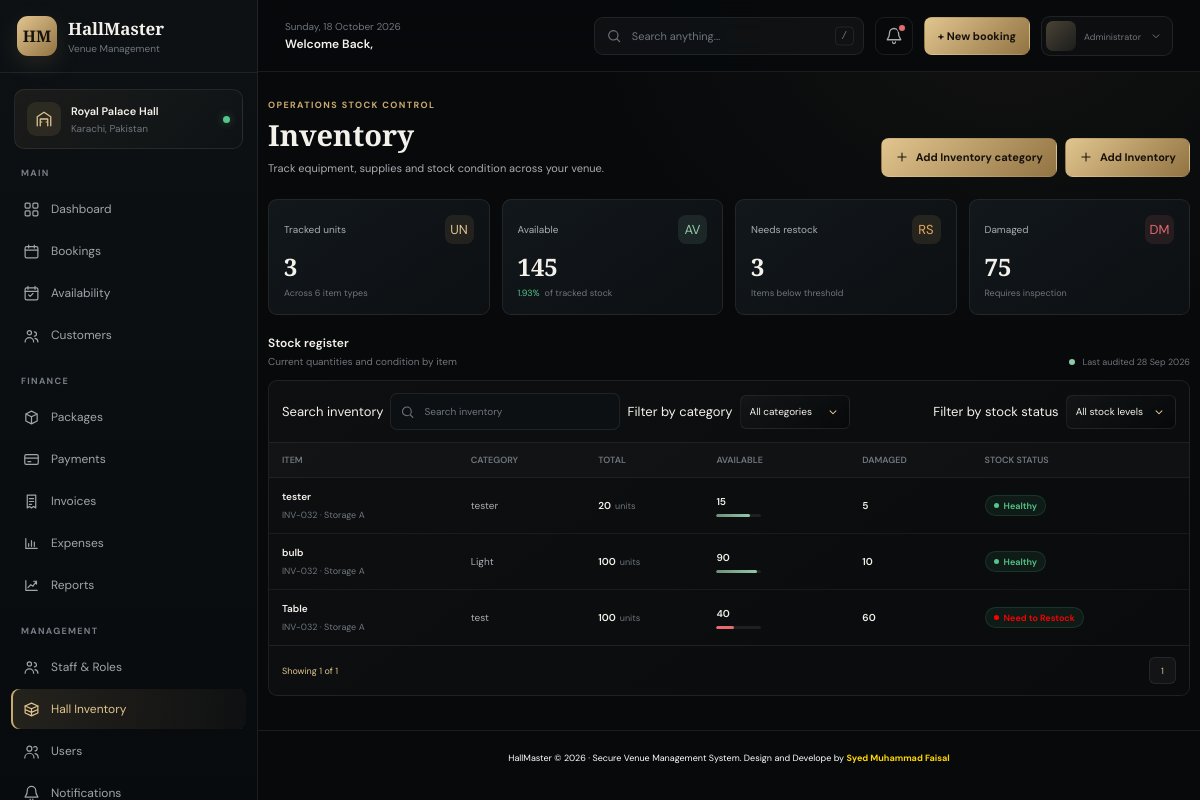
Screenshot of /inventory/ (signed in) with the database file from the repository.
### hall_management/models.py (models this page shows, shortened)
class Inventory(models.Model):
    inventory_name      = models.CharField(max_length=20)
    category            = models.ForeignKey(InventoryCategory , on_delete= models.CASCADE)
    inventory_quantity  = models.IntegerField()
    available_quantity  = models.IntegerField()
    damage_quantity     = models.IntegerField()

class InventoryCategory(models.Model):
    category_name       = models.CharField(max_length=20)
    def __str__(self):
         return self.category_name

### hall_management/views.py (the view)
# urls.py: path('inventory/' , Inventory_view , name ="inventory"),
@login_required(login_url='login')
def Inventory_view(request):
    total_inventory = Inventory.objects.all()
    total_inventory_num = Inventory.objects.all().count()
    available_inventory = Inventory.objects.aggregate(Sum('available_quantity'))['available_quantity__sum'] or 0
    total_category = InventoryCategory.objects.all().count()
    damage_inventory = Inventory.objects.aggregate(Sum('damage_quantity'))['damage_quantity__sum'] or 0
    available_percentage = available_inventory / damage_inventory
    search = request.GET.get('search' , "")
    if search:
        inventory_obj = Inventory.objects.filter(
            Q(inventory_name__icontains = search)|
            Q(category__category_name__icontains = search)
        )
        paginator = Paginator(inventory_obj , 10)
        page_number = request.GET.get('page')
        page_obj = paginator.get_page(page_number)
        context={
            'total_inventory':total_inventory,
            'total_inventory_num':total_inventory_num,
            'available_inventory':available_inventory,
            'damage_inventory':damage_inventory,
            'total_category':total_category,
            'available_percentage':available_percentage,
            'search':search,
            'page_obj':page_obj
        }
        return render(request , 'inventory.html', context)
    else:
        total_inventory = Inventory.objects.all()
        total_inventory_num = Inventory.objects.all().count()
        available_inventory = Inventory.objects.aggregate(Sum('available_quantity'))['available_quantity__sum'] or 0
        total_category = Inventory.objects.aggregate(Sum('category'))['category__sum'] or 0
        damage_inventory = Inventory.objects.aggregate(Sum('damage_quantity'))['damage_quantity__sum'] or 0
        available_percentage = available_inventory / damage_inventory
        paginator = Paginator(total_inventory , 10)
        page_number = request.GET.get('page')
        page_obj = paginator.get_page(page_number)
    context={
                'total_inventory':total_inventory,
                'total_inventory_num':total_inventory_num,
                'available_inventory':available_inventory,
                'damage_inventory':damage_inventory,
                'total_category':total_category,
                'available_percentage':available_percentage,
                'page_obj':page_obj
            }
    return render(request , 'inventory.html' , context)

### hall_management/templates/inventory.html (shortened to what this page needs)
{% extends "base.html" %}
{% load static %}
{% block page_key %}inventory{% endblock %}
{% block page_content %}
<div class="operations-page inventory-page">
	<header class="page-heading inventory-page-heading">
		<div>
			<span class="eyebrow">
				OPERATIONS  STOCK CONTROL
			</span>
			<h1>Inventory</h1>
			<p>Track equipment, supplies and stock condition across your venue.</p>
		</div>
		<div class="heading-actions">
			<a class="primary-button" href="{% url 'inventorycategoryform' %}">
				<svg viewBox="0 0 24 24" fill="none" stroke="currentColor" stroke-width="1.8" stroke-linecap="round" stroke-linejoin="round" aria-hidden="true">
					<path d="M12 5v14M5 12h14"/>
				</svg>
				Add Inventory category
			</a>
			<a class="primary-button" href="{% url 'inventoryform' %}">
				<svg viewBox="0 0 24 24" fill="none" stroke="currentColor" stroke-width="1.8" stroke-linecap="round" stroke-linejoin="round" aria-hidden="true">
					<path d="M12 5v14M5 12h14"/>
				</svg>
				Add Inventory
			</a>
		</div>
	</header>
	<section class="stats-grid inventory-stats" aria-label="Inventory summary">
		<article class="stat-card">
			<div class="stat-top">
				<span class="stat-label">Tracked units</span>
				<span class="stat-icon" aria-hidden="true">UN</span>
			</div>
			<strong class="stat-value">{{ total_inventory_num }}</strong>
			<div class="stat-foot">Across {{ total_category }} item types</div>
		</article>
		<article class="stat-card">
			<div class="stat-top">
				<span class="stat-label">Available</span>
				<span class="stat-icon inventory-stat-green" aria-hidden="true">AV</span>
			</div>
			<strong class="stat-value">{{ available_inventory }}</strong>
			<div class="stat-foot" style="color:var(--green);">{{ available_percentage|floatformat:2 }}% <span style="color:var(--quiet)">of tracked stock</span></div>
		</article>
		<article class="stat-card">
			<div class="stat-top">
				<span class="stat-label">Needs restock</span>
				<span class="stat-icon inventory-stat-orange" aria-hidden="true">RS</span>
			</div>
			<strong class="stat-value">3</strong>
			<div class="stat-foot">Items below threshold</div>
		</article>
		<article class="stat-card">
			<div class="stat-top">
				<span class="stat-label">Damaged</span>
				<span class="stat-icon inventory-stat-red" aria-hidden="true">DM</span>
			</div>
			<strong class="stat-value">{{ damage_inventory }}</strong>
			<div class="stat-foot">Requires inspection</div>
		</article>
	</section>
	<section class="section" id="inventory-list">
		<div class="section-head inventory-section-head">
			<div>
				<h2>Stock register</h2>
				<p>Current quantities and condition by item</p>
			</div>
			<span class="inventory-audit-stamp">
				<i></i> Last audited 28 Sep 2026
			</span>
		</div>
		<div class="panel inventory-panel">
			<div class="table-toolbar inventory-toolbar">
				<form method="GET">
				<div class="toolbar-left">
					<label class="sr-only" for="inventory-search">Search inventory</label>
					<span class="inventory-search-wrap">
						<input class="input"
						name="search" id="inventory-search" type="search" placeholder="Search inventory" value="{{ search }}">
					</span>
					<label class="sr-only" for="inventory-category-filter">Filter by category</label>
				</div>
				</form>
				<div class="toolbar-right">
					<label class="sr-only" for="inventory-stock-filter">Filter by stock status</label>
				</div>
			</div>
			<div class="table-scroll inventory-table-scroll">
				<table class="data-table inventory-table">
					<thead>
						<tr>
							<th>ITEM</th>
							<th>CATEGORY</th>
							<th>TOTAL</th>
							<th>AVAILABLE</th>
							<th>DAMAGED</th>
							<th>STOCK STATUS</th>
						</tr>
					</thead>
					<tbody id="inventory-rows">
						{% for inventory in page_obj %}
						<tr data-category="seating" data-stock="healthy">
							<td data-label="Item">
								<span class="inventory-item-copy">
									<span class="cell-primary">{{ inventory.inventory_name }}</span>
									<span class="cell-sub">INV-032 · Storage A</span>
								</span>
							</td>
							<td data-label="Category">{{ inventory.category }}</td>
							<td data-label="Total"><strong class="inventory-table-number">{{ inventory.inventory_quantity }}</strong><span class="inventory-unit">units</span></td>
							<td data-label="Available">
								<div class="inventory-available-cell{% if inventory.damage_quantity > inventory.available_quantity %} inventory-available-cell-danger{% endif %}">
									<strong>{{ inventory.available_quantity }}</strong>
									<span class="inventory-mini-track"><i style="width: {% widthratio inventory.available_quantity inventory.inventory_quantity 100 %}%;"></i></span>
								</div>
							</td>
							<td data-label="Damaged"><strong class="inventory-table-number">{{ inventory.damage_quantity }}</strong></td>
							{% if inventory.available_quantity > inventory.damage_quantity %}
							 <td data-label="Condition"><span class="status available">Healthy</span></td>
							{% else %}
							 <td data-label="Condition"><span class="status available" style="color:red;">Need to Restock</span></td>
							{% endif %}
						</tr>
						{% endfor %}
					</tbody>
				</table>
			</div>
			<div class="table-footer inventory-table-footer">
				<span>Showing {{ page_obj.number }} of {{ page_obj.paginator.num_pages }}</span>
				<nav class="pagination" aria-label="Inventory pages">
					<span class="active" aria-current="page">{{ page_obj.number }}</span>
				</nav>
			</div>
		</div>
	</section>
</div>
{% endblock %}
{% block page_scripts %}
<link rel="stylesheet" href="{% static 'css/inventory.css' %}">
{% endblock %}

### hall_management/static/css/inventory.css (style rules this page uses)
.inventory-page { --operation-accent: #91c8a8; }
.inventory-page-heading .heading-actions .primary-button { min-height: 39px; }
.inventory-page-heading .heading-actions svg { width: 14px; height: 14px; }
.inventory-stats .inventory-stat-green { background: rgba(145,200,168,.11); color: var(--operation-accent); }
.inventory-stats .inventory-stat-orange { background: rgba(229,169,92,.11); color: var(--orange); }
.inventory-stats .inventory-stat-red { background: rgba(229,107,111,.11); color: var(--red); }
.inventory-section-head { align-items: flex-end; }
.inventory-audit-stamp { display: inline-flex; align-items: center; gap: 7px; color: var(--quiet); font-size: 9px; }
.inventory-audit-stamp i { width: 6px; height: 6px; border-radius: 50%; background: var(--operation-accent); }
.inventory-panel { overflow: hidden; }
.inventory-toolbar .toolbar-left { flex: 1; }
.inventory-search-wrap { position: relative; width: min(230px,48vw); }
.inventory-search-wrap .input { padding-left: 33px; }
.inventory-table { min-width: 760px; }
.inventory-item-copy { display: grid; min-width: 0; gap: 3px; }
.inventory-table-number { color: var(--text); font-size: 10px; font-weight: 600; }
.inventory-unit { margin-left: 4px; color: var(--quiet); font-size: 9px; }
.inventory-mini-track { display: block; height: 5px; overflow: hidden; border-radius: 6px; background: rgba(255,255,255,.08); }
.inventory-mini-track > i { display: block; height: 100%; border-radius: inherit; background: linear-gradient(90deg,#718e78,var(--operation-accent)); }
.inventory-available-cell { display: grid; min-width: 58px; gap: 6px; }
.inventory-available-cell strong { color: var(--text); font-size: 10px; font-weight: 600; }
.inventory-available-cell .inventory-mini-track { width: 45px; height: 3px; }
.inventory-available-cell-danger .inventory-mini-track > i { background: var(--red); }
.inventory-table-footer { flex-wrap: wrap; }

### rows the page displays
Inventory: inventory_name "tester", category "tester", inventory_quantity "20", available_quantity "15", damage_quantity "5", shows "Healthy"
Inventory: inventory_name "bulb", category "Light", inventory_quantity "100", available_quantity "90", damage_quantity "10", shows "Healthy"
Inventory: inventory_name "Table", category "test", inventory_quantity "100", available_quantity "40", damage_quantity "60", shows "Need to Restock"

### other values shown
{{ total_inventory_num }} "3"
{{ total_category }} "6"
{{ available_inventory }} "145"
{{ available_percentage|floatformat:2 }} "1.93"
{{ damage_inventory }} "75"
{{ page_obj.number }} "1"
{{ page_obj.paginator.num_pages }} "1"
